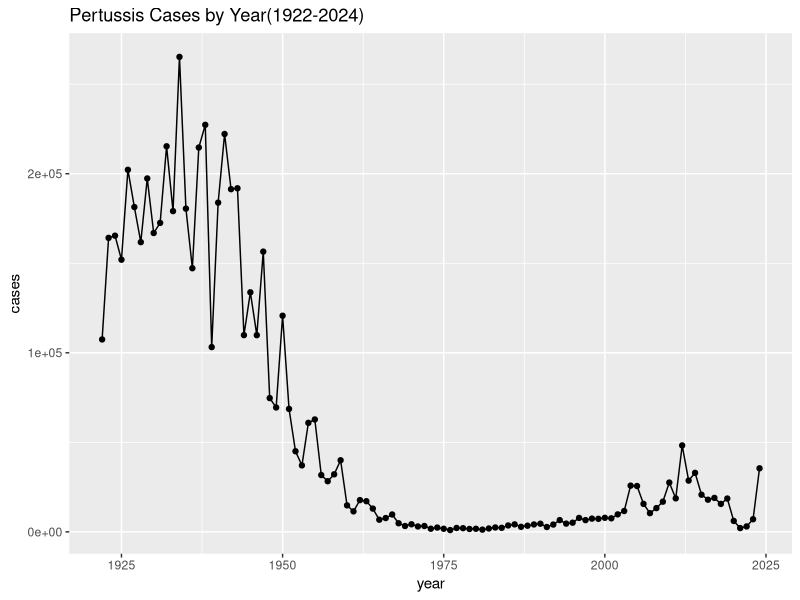
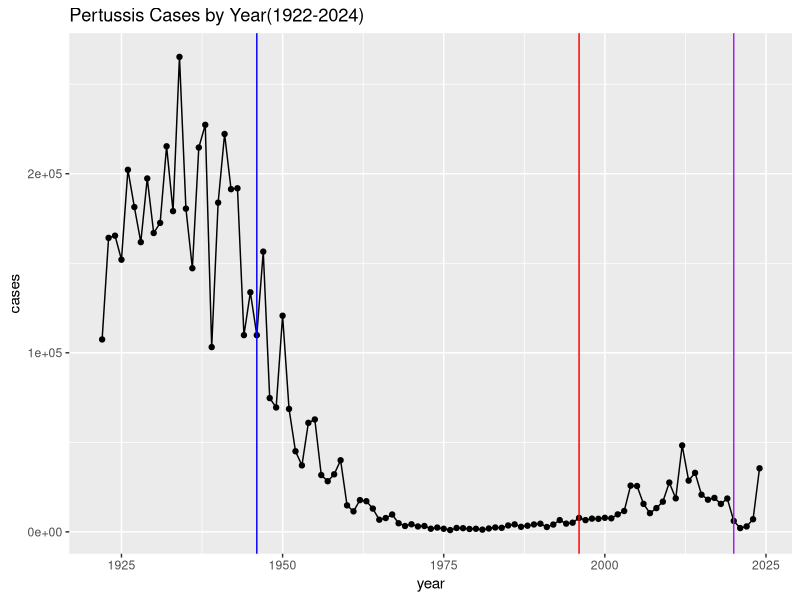

R code for these plots, in order: (Note: this script raises an error after producing the figures.)
## ---- chunk 1
cdc <- data.frame(
  year = c(1922L,1923L,1924L,1925L,
           1926L,1927L,1928L,1929L,1930L,1931L,
           1932L,1933L,1934L,1935L,1936L,
           1937L,1938L,1939L,1940L,1941L,1942L,
           1943L,1944L,1945L,1946L,1947L,
           1948L,1949L,1950L,1951L,1952L,
           1953L,1954L,1955L,1956L,1957L,1958L,
           1959L,1960L,1961L,1962L,1963L,
           1964L,1965L,1966L,1967L,1968L,1969L,
           1970L,1971L,1972L,1973L,1974L,
           1975L,1976L,1977L,1978L,1979L,1980L,
           1981L,1982L,1983L,1984L,1985L,
           1986L,1987L,1988L,1989L,1990L,
           1991L,1992L,1993L,1994L,1995L,1996L,
           1997L,1998L,1999L,2000L,2001L,
           2002L,2003L,2004L,2005L,2006L,2007L,
           2008L,2009L,2010L,2011L,2012L,
           2013L,2014L,2015L,2016L,2017L,2018L,
           2019L,2020L,2021L,2022L,2023L,2024L),
  cases = c(107473,164191,165418,152003,
            202210,181411,161799,197371,
            166914,172559,215343,179135,265269,
            180518,147237,214652,227319,103188,
            183866,222202,191383,191890,109873,
            133792,109860,156517,74715,69479,
            120718,68687,45030,37129,60886,
            62786,31732,28295,32148,40005,
            14809,11468,17749,17135,13005,6799,
            7717,9718,4810,3285,4249,3036,
            3287,1759,2402,1738,1010,2177,2063,
            1623,1730,1248,1895,2463,2276,
            3589,4195,2823,3450,4157,4570,
            2719,4083,6586,4617,5137,7796,6564,
            7405,7298,7867,7580,9771,11647,
            25827,25616,15632,10454,13278,
            16858,27550,18719,48277,28639,32971,
            20762,17972,18975,15609,18617,
            6124,2116,3044,7063,35493)
)
## ---- chunk 2
library(ggplot2)

cases <- ggplot(cdc, aes(year, cases))+
  geom_point() +
  geom_line() +
  labs(title = "Pertussis Cases by Year(1922-2024)")

cases
## ---- chunk 3
cases + geom_vline(xintercept = 1946, col="blue") +
  geom_vline(xintercept = 1996, col="red") +
  geom_vline(xintercept = 2020, col="purple") 
## ---- chunk 4
library(jsonlite)

subject <- read_json("https://www.cmi-pb.org/api/v5_1/subject", simplifyVector = TRUE)

head(subject)
## ---- chunk 5
nrow(subject)
## ---- chunk 6
table(subject$infancy_vac)
## ---- chunk 7
table(subject$biological_sex)
## ---- chunk 8
table(subject$race, subject$biological_sex)
## ---- chunk 9
specimen <- read_json("https://www.cmi-pb.org/api/v5_1/specimen", simplifyVector = TRUE)

ab_data <- read_json("https://www.cmi-pb.org/api/v5_1/plasma_ab_titer", simplifyVector = TRUE)

## ---- chunk 10
head(specimen)
## ---- chunk 11
head(ab_data)
## ---- chunk 12
library(dplyr)

meta <- inner_join(subject, specimen)

head(meta)
## ---- chunk 13
abdata <- inner_join(ab_data, meta)
head(abdata)
## ---- chunk 14
dim(abdata)
## ---- chunk 15
table(abdata$isotype)
## ---- chunk 16
table(abdata$antigen)
## ---- chunk 17
ggplot(abdata,
       aes(MFI, antigen)) +
  geom_boxplot()
## ---- chunk 18
ggplot(abdata,
       aes(MFI, antigen, col=infancy_vac)) +
  geom_boxplot()
## ---- chunk 19
igg<- abdata |> filter(isotype == "IgG")
head(igg)
## ---- chunk 20
ggplot(igg,
       aes(MFI_normalised, antigen, col=infancy_vac)) +
  geom_boxplot() +
  facet_wrap(~visit)
## ---- chunk 21
table(igg$dataset)
## ---- chunk 22
pt_igg <- abdata |> 
  filter(isotype == "IgG", 
         antigen == "PT", 
         dataset == "2021_dataset")
## ---- chunk 23
dim(pt_igg)
## ---- chunk 24
ggplot(pt_igg,
       aes(actual_day_relative_to_boost, MFI_normalised, 
           col=infancy_vac,
           group=subject_id)
       ) +
  geom_point() +
  geom_line() +
  theme_bw() +
  geom_vline(xintercept = 0) +
  geom_vline(xintercept = 14)
